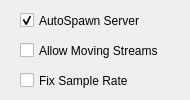
      <widget class="QWidget" name="page_2">
       <widget class="QCheckBox" name="pulseAutospawnCheckBox">
        <property name="geometry">
         <rect>
          <x>20</x>
          <y>10</y>
          <width>141</width>
          <height>21</height>
         </rect>
        </property>
        <property name="toolTip">
         <string>Automatically spawn a PulseAudio server if one
is not already running.</string>
        </property>
        <property name="text">
         <string>AutoSpawn Server</string>
        </property>
        <property name="checked">
         <bool>true</bool>
        </property>
       </widget>
       <widget class="QCheckBox" name="pulseAllowMovesCheckBox">
        <property name="geometry">
         <rect>
          <x>20</x>
          <y>40</y>
          <width>161</width>
          <height>21</height>
         </rect>
        </property>
        <property name="toolTip">
         <string>Allows moving PulseAudio streams to different
devices during playback or capture. Note that the
device specifier and device format will not change
to match the new device.</string>
        </property>
        <property name="text">
         <string>Allow Moving Streams</string>
        </property>
       </widget>
       <widget class="QCheckBox" name="pulseFixRateCheckBox">
        <property name="geometry">
         <rect>
          <x>20</x>
          <y>70</y>
          <width>121</width>
          <height>21</height>
         </rect>
        </property>
        <property name="toolTip">
         <string>When checked, fix the OpenAL device's sample
rate to match the PulseAudio device.</string>
        </property>
        <property name="text">
         <string>Fix Sample Rate</string>
        </property>
       </widget>
      </widget>
